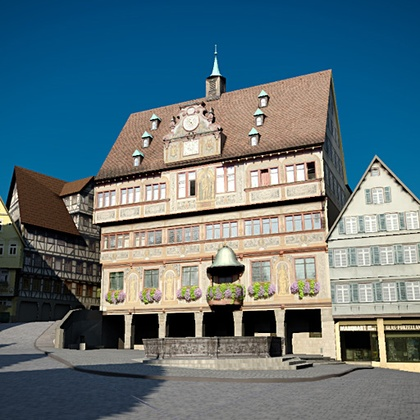
%> input picture assignment_06/data/original.jpg, 420 x 420 px, shrunk from 512 x 512 before the run
$ octave exercise_13.m   (GNU Octave 9; MATLAB toolbox functions it lacks are replaced by stand-ins)
%> lines starting %> are read from the running program, lines starting %| are printed output that depends on the picture
### assignment_06/exercise/my_gaussianPyramid.m
function [ pyramid, levels ] = my_gaussianPyramid( img )
%MY_GAUSSAINPYRAMID Summary of this function goes here
%   Detailed explanation goes here


    %These initializations are only to make execution possible.
    %+++!!!Please replace it with your own code!!!+++
    levels = log(512)/log(2);
    ks = [2,2];
    sigma = 4;
    gf = fspecial('gaussian',ks, sigma);
    pyramid = cell(1,levels);
    for i=1:levels
        if i > 1
            img_v = img(1:2:size(pyramid{i-1},1),   :,:);
            img_h = img_v(:,   1:2:size(pyramid{i-1},2),:);
            img = img_h;
        end
        pyramid{i} = img;
        %img = imfilter(img,gf);
        img = imgaussfilt(img,2);
    end


end

### assignment_06/exercise/my_plotImagePyramids.m
function  my_plotImagePyramids( pyramid0, pyramid1, endLevel, startLevel )
%MY_PLOTIMAGEPYRAMIDS Summary of this function goes here
%   Detailed explanation goes here

for i=startLevel:endLevel
    if i == startLevel
        im0 = pyramid0{i};
        im1 = pyramid1{i};
    else
       width = size(pyramid0{startLevel},2) - size(pyramid0{i},2);
       pyramid0{i} = padarray(pyramid0{i},[0 width],'post');
       pyramid1{i} = padarray(pyramid1{i},[0 width],'post');
       im0 = [im0; pyramid0{i}];
       im1 = [im1; pyramid1{i}];
    end
end

figure;
subplot(1,2,1);
imshow(im0);
title("Pyramid Original Level");
subplot(1,2,2);
imshow(im1);
title("Pyramid Transformed");

### assignment_06/exercise/my_calculateImageTranslation.m
function [ tx,ty ] = my_calculateImageTranslation( pyramid0, pyramid1, levels )
%MY_CLACULATEIMAGETRANSLATION Summary of this function goes here
%   Detailed explanation goes here
    %align images in scale space

    tx = 0; %  müsste 69 als Ergebnis haben
    ty = 0; %  müsste -7 als Ergebnis haben
    e = Inf(1);
    while (levels>0)
       for x=(tx-1):(tx+1)
            for y=(ty-1):(ty+1)
                e_tmp = my_imageDifference(pyramid0{levels},pyramid1{levels}, tx,ty);
                if e_tmp < e
                   e = e_tmp;
                   tx = x;
                   ty = y;
               end
            end
       end
       levels = levels - 1;
    end

end

### assignment_06/exercise/my_blendResults.m
function [ bimg ] = my_blendResults( img0, img1, tx, ty )
%MY_BLENDbimgULTS Summary of this function goes here
%   Detailed explanation goes here

    %These initializations are only to make execution possible.
    %+++!!!Please replace it with your own code!!!+++
    height = size(img0,1)+abs(ty);
    width = size(img0,2)+abs(tx);
    bimg = zeros([height, width]);

    if ty < 0
        if tx < 0
            for h=1:size(img0,1)
                for w=1:size(img0,2)
                    bimg(h,w,1) = img0(h,w,1);
                    bimg(h,w,2) = img0(h,w,2);
                    bimg(h,w,3) = img0(h,w,3);
                end
            end
        else
            for h=1:size(img0,1)
                for w=1:size(img0,2)
                    bimg(h-ty,w,1) = img0(h,w,1);
                    bimg(h-ty,w,2) = img0(h,w,2);
                    bimg(h-ty,w,3) = img0(h,w,3);
                end
                for w2=size(img1,2):size(img1,2)+tx
                    bimg(h,w2,1) = img1(h,w2-tx,1);
                    bimg(h,w2,2) = img1(h,w2-tx,2);
                    bimg(h,w2,3) = img1(h,w2-tx,3);
                end
            end
            for h=1:ty*-1
                for w=1:size(img1,2)
                   bimg(h,w+tx,1)=img1(h,w,1);
                   bimg(h,w+tx,2)=img1(h,w,2);
                   bimg(h,w+tx,3)=img1(h,w,3);
                end
            end
        end
    end


end

### assignment_06/exercise/exercise_13.m
close all;
clear;

%{
a)
    anzahl levels mittels zweier log
    f�r jedes level
        my_gaussianLevel bild berechnen und der jeweiligen Zelle zuweisen
        Filtergr��e 3*Sigma + 1, fspecial, imfilter (evtl. direkt gauss filter)
        jedes zweite x und y, um das kleinere Bild zu bekommen

b)
    wie lassen sich die bilder aufeinanderlegen? --> PYRAMIDE hilfreich
    beim kleinsten Level anfangen
    bei keiner �berlappung --> infinity als fehlerwert
    normieren mittels anzahl an pixel, die sich �berlappen
    verschieben der pixel mit +-1 in x und y schieben
    faktor als offset, verschiebung ausprobieren

c)
    b) visuell darstellen
%}

%% exercise 13a generating image pyramid

imgo = double(imread('../data/original.jpg'))/255.0;
imgt = double(imread('../data/transformed.jpg'))/255.0;
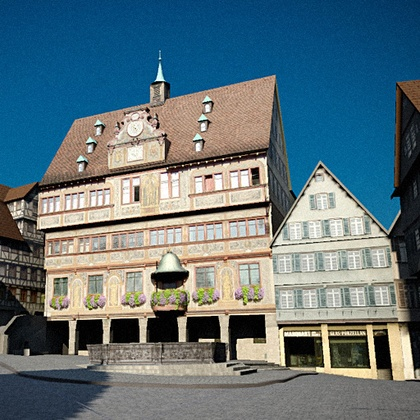
%> input picture assignment_06/data/transformed.jpg, 420 x 420 px, shrunk from 512 x 512 before the run

[pyramido, levelso] = my_gaussianPyramid(imgo);
%> after the loop in my_gaussianPyramid, `for i=1:levels`: pyramid = 9 items
%> pyramido = 9 items; levelso = 9
[pyramidt, levelst] = my_gaussianPyramid(imgt);
%> the loop in my_gaussianPyramid (call 2), `for i=1:levels` made 9 passes
%> pass 2, in my_gaussianPyramid (call 2), `img = imgaussfilt(img,2);`:
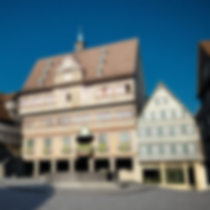
%> img: size 210x210x3 double; mean R, G, B 0.377, 0.453, 0.48; mean of the top-left, top-right, bottom-left and bottom-right quarters 0.414, 0.346, 0.456, 0.532
%> pyramidt = 9 items; levelst = 9

my_plotImagePyramids(pyramido,pyramidt,floor(levelso/2), 1);
%> the loop in my_plotImagePyramids, `for i=startLevel:endLevel` made 4 passes
%> width on passes 2 to 4: 210, 315, 367
%> after the loop in my_plotImagePyramids, `for i=startLevel:endLevel`:
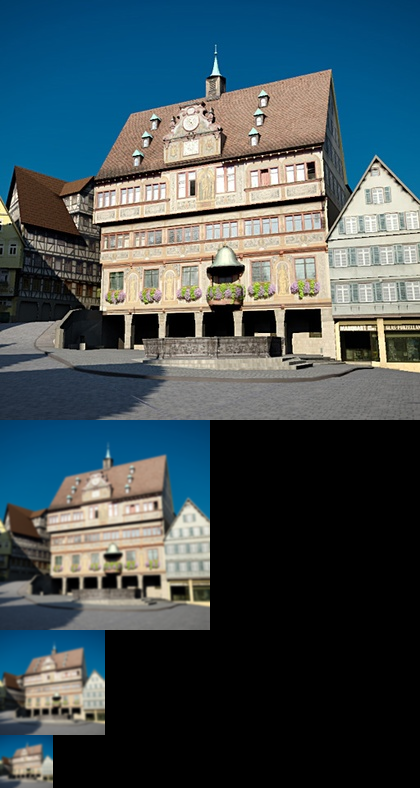
%> im0: size 788x420x3 double; mean R, G, B 0.259, 0.316, 0.337
%> after the loop in my_plotImagePyramids, `for i=startLevel:endLevel`:
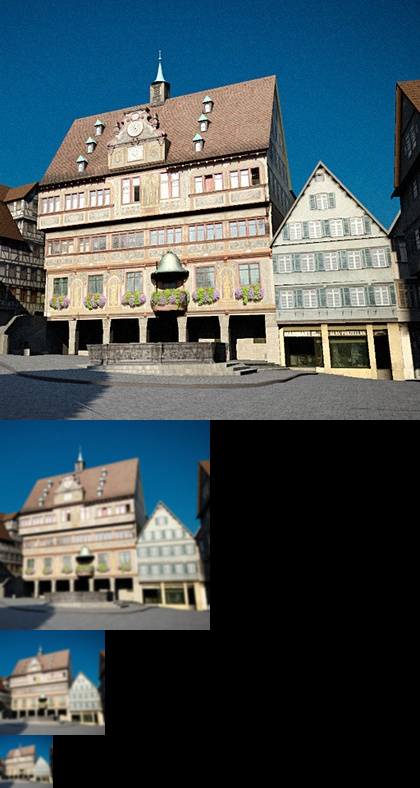
%> im1: size 788x420x3 double; mean R, G, B 0.267, 0.321, 0.34
%> after the loop in my_plotImagePyramids, `for i=startLevel:endLevel`: pyramid0 = 9 items


my_plotImagePyramids(pyramido,pyramidt,levelso, floor(levelso/2)+1);
%> call 2 of my_plotImagePyramids, with endLevel = 9, startLevel = 5
%> the loop in my_plotImagePyramids (call 2), `for i=startLevel:endLevel` made 5 passes
%> width on passes 2 to 5: 13, 20, 23, 25
%> pass 1, in my_plotImagePyramids (call 2), `im1 = pyramid1{i};`:
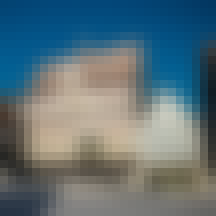
%> im1: size 27x27x3 double (shown 8 times larger); mean R, G, B 0.365, 0.444, 0.474
%> in my_plotImagePyramids (call 2), `imshow(im1);`:
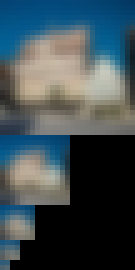
%> displayed picture: size 54x27x3, on the screen's scale of 0 to 255 (shown 5 times larger); mean R, G, B 62.5, 76.5, 82

solution_13a(imgo,imgt);
%> (this line was passed over: solution_13a is not available in this run)

%% exercise 13b calculating translation
tic
[tx, ty] = my_calculateImageTranslation(pyramido,pyramidt,levelso);
%> the loop in my_calculateImageTranslation, `while (levels>0)` made 9 passes
%> levels on passes 1 to 9: 8, 7, 6, 5, 4, 3, 2, 1, 0
%> after the loop in my_calculateImageTranslation, `while (levels>0)`: e = 0.0161; tx = -1
%> tx = -1; ty = -1
toc

solution_13b(imgo,imgt);
%> (this line was passed over: solution_13b is not available in this run)

%% exercise 13c blending  images

   %da b) nicht funktioniert
   tx = 68;
   ty = -7;


 bimg = my_blendResults( imgo, imgt, tx, ty );
%> after the loop in my_blendResults, `for h=1:ty*-1`:
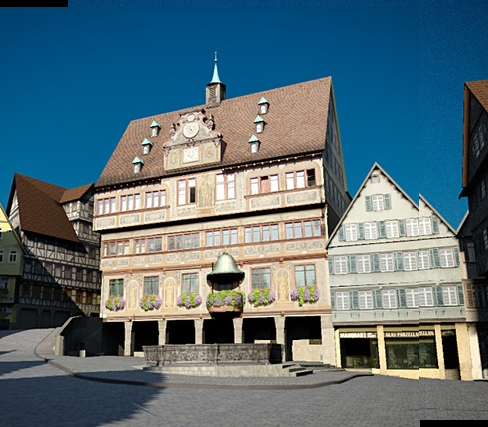
%> bimg: size 427x488x3 double; mean R, G, B 0.346, 0.433, 0.466

 figure;
 imshow(bimg);
 solution_13c(imgo,imgt);
%> (this line was passed over: solution_13c is not available in this run)
